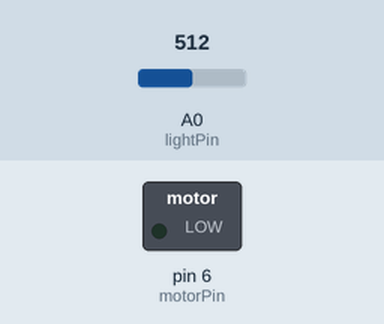
The sketch below on a simulated Arduino Uno, built with avr-gcc and run on an emulated ATmega328P. On the bench: switched loads named in the sketch (green lamp = pin HIGH). Inputs (shaded band) come from the test bench; at power-on: A0 (lightPin) = 512.

Above: at 1.2 s.
1.3 s: A0 (lightPin) set to 716
At 2.2 s:
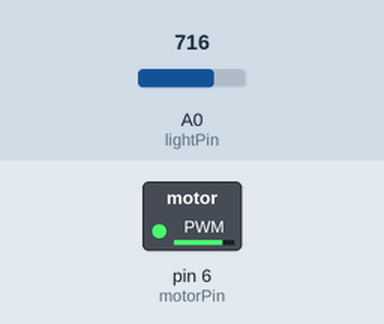
2.8 s: A0 (lightPin) set to 755
At 3.4 s:
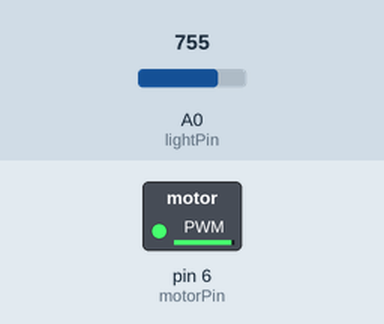
4.3 s: A0 (lightPin) set to 768
At 5.5 s:
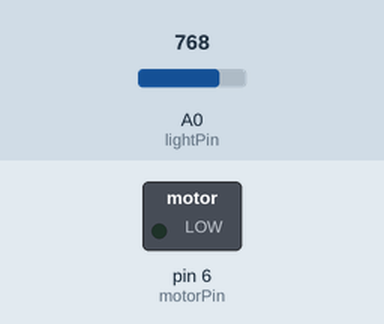
5.8 s: A0 (lightPin) set to 900
At 6.9 s:
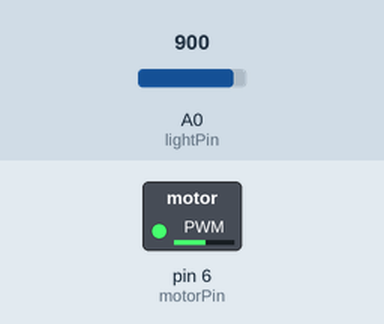
7.3 s: A0 (lightPin) set to 306
At 8.0 s:
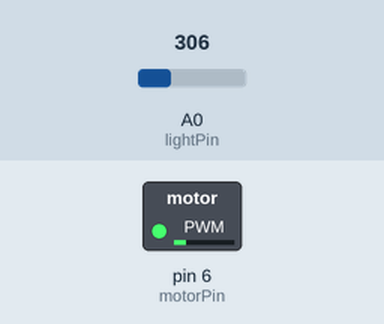
8.8 s: A0 (lightPin) set to 0
At 9.1 s:
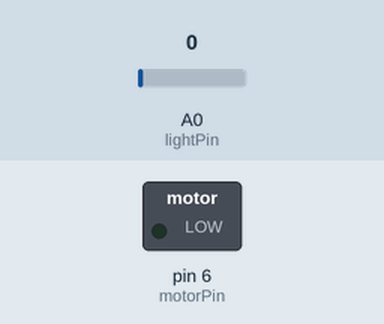
Timing chart, 0 to 11.3 s (numbered marks = the images above; inputs shaded):
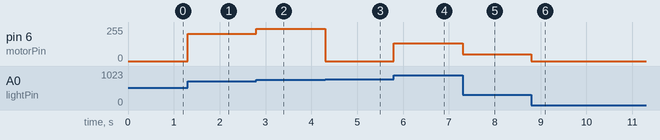

Measured:
- the behaviour switches between 767 and 768 on A0 (lightPin) (found by bisection; images 2 and 3)
- after the input at 1.3 s, pin 6 (motorPin): 0/255 → 204/255 at once
- after the input at 2.8 s, pin 6 (motorPin): 204/255 → 243/255 at once
- after the input at 4.3 s, pin 6 (motorPin): 243/255 → 0/255 at once
- after the input at 5.8 s, pin 6 (motorPin): 0/255 → 132/255 at once
- after the input at 7.3 s, pin 6 (motorPin): 132/255 → 50/255 at once
- after the input at 8.8 s, pin 6 (motorPin): 50/255 → 0/255 at once

The sketch:

Arduino_AnalogMotorLightSensor.ino
```cpp
/*
  Author: Michael Gates
  Date: 16 November 2016
  Description: Controls an analog motor via a light sensor
*/
int lightPin = A0;
int motorPin = 6;

void setup()
{
  Serial.begin(9600);

  pinMode(lightPin, INPUT);
}

void loop()
{
  int lightLevel = analogRead(lightPin);

  analogWrite(motorPin, lightLevel);
}
```
